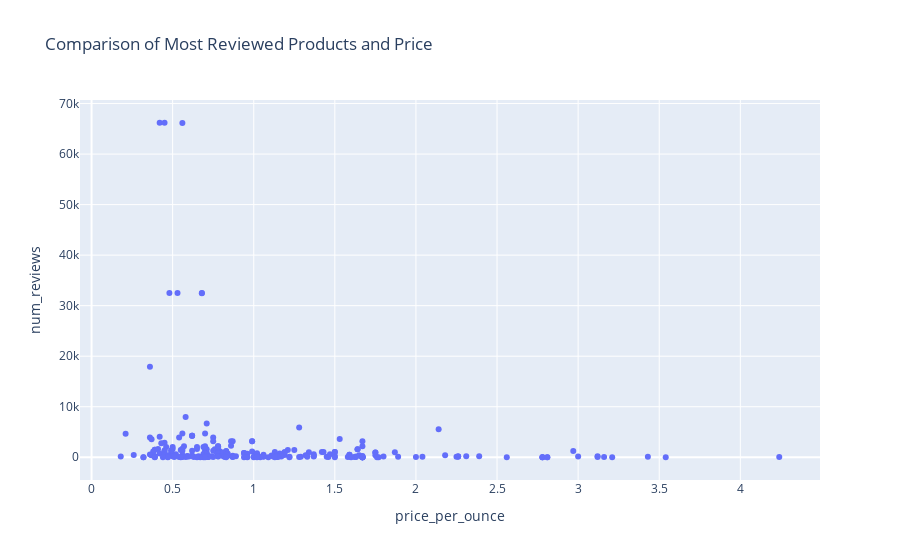

This figure's notebook cell:
### Code cell
# Scatter plot to show the relationship between reviews & Price 
fig = px.scatter(
    highest_reviews, y="num_reviews", x="price_per_ounce", 
    title="Comparison of Most Reviewed Products and Price",
    hover_data=['title', 'num_reviews', 'price_per_ounce', 'bought_last_month']
)
fig.show()

### Figure 1 — Plotly figure (JSON) as saved in the notebook; plotly's stock layout.template omitted (floating-point values rounded to 4 significant figures; data arrays with more than 128 entries replaced by an {"elided": "..."} marker saying what was removed)
{"data": [{"customdata": {"elided": "264x2 mixed values"}, "hovertemplate": "price_per_ounce=%{x}<br>num_reviews=%{y}<br>title=%{customdata[0]}<br>bought_last_month=%{customdata[1]}<extra></extra>", "legendgroup": "", "marker": {"color": "#636efa", "symbol": "circle"}, "mode": "markers", "name": "", "orientation": "v", "showlegend": false, "type": "scatter", "x": {"elided": "264 float values"}, "xaxis": "x", "y": {"elided": "264 int values"}, "yaxis": "y"}], "layout": {"legend": {"tracegroupgap": 0}, "title": {"text": "Comparison of Most Reviewed Products and Price"}, "xaxis": {"anchor": "y", "domain": [0, 1], "title": {"text": "price_per_ounce"}}, "yaxis": {"anchor": "x", "domain": [0, 1], "title": {"text": "num_reviews"}}}}
